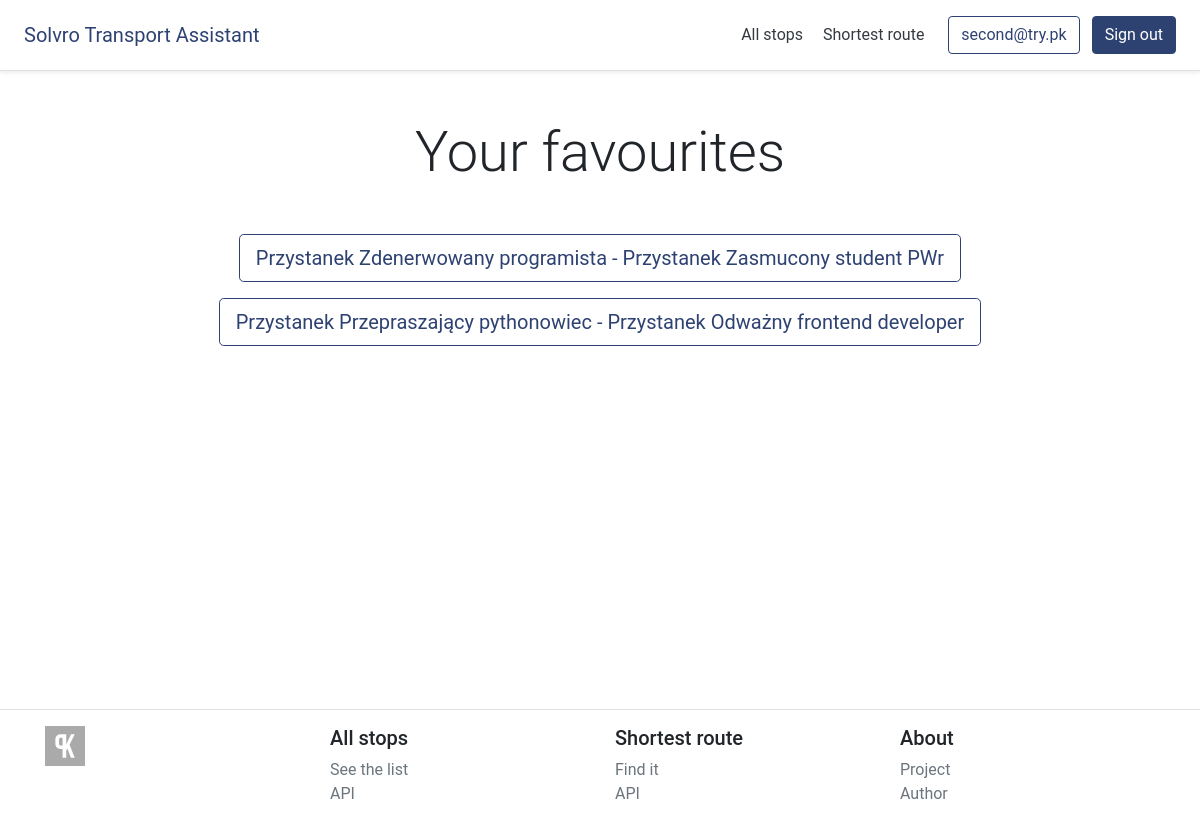
/favourites (signed in), run on the app's committed database.
### users/models.py (models this page shows)
class CustomUser(AbstractBaseUser, PermissionsMixin):
    email = models.EmailField('email', unique=True)
    is_staff = models.BooleanField(default=False)
    is_active = models.BooleanField(default=True)
    date_joined = models.DateTimeField(default=timezone.now)
    USERNAME_FIELD = 'email'
    REQUIRED_FIELDS = []
    objects = CustomUserManager()
    def __str__(self):
        return self.email

### main/models.py (models this page shows, shortened)
class Favourite(models.Model):
    source = models.CharField(max_length=255)
    target = models.CharField(max_length=255)
    user = models.ForeignKey(CustomUser, on_delete=models.CASCADE)

### main/views.py (the view, shortened to what this page needs)
# urls.py: path('favourites', views.favourites, name='favourites'),
@login_required
def favourites(request):
    if request.method == "GET":
        favourites = Favourite.objects.filter(user=request.user)
        return render(
            request, "main/favourites.html", {"favourites": favourites}
        )

### main/templates/main/favourites.html (shortened to what this page needs)
{% extends 'main/base.html' %}
{% block content %}
{% if favourites %}
  <h1 class="display-4 text-center my-5">Your favourites</h1>
  {% for favourite in favourites %}
    <form method="post" action="{% url 'shortest_route' %}">
      <button type="submit" class="btn btn-lg d-block mb-3 mx-auto btn-outline-primary">{{ favourite.source }} - {{ favourite.target }}</button>
    </form>
  {% endfor %}
{% else %}
  <h1 class="display-4 text-center my-5">You don't have any favourites.</h1>
{% endif %}
{% endblock %}

### main/templates/main/base.html (shortened to what this page needs)
{% load static %}
<!doctype html>
<html lang="en">
  <head>
    <link rel="stylesheet" href="{% static 'css/bootstrap.min.css' %}">
    <link rel="stylesheet" href="{% static 'css/app.css' %}">
  </head>
  <body>
    <div class="d-flex flex-column flex-md-row align-items-center p-3 px-md-4 mb-3 bg-white border-bottom shadow-sm">
      <h5 class="my-0 mr-md-auto font-weight-normal"><a href="{% url 'home' %}">Solvro Transport Assistant</a></h5>
      <nav class="my-2 my-md-0 mr-md-3">
        <a class="p-2 text-dark" href="{% url 'stops' %}">All stops</a>
        <a class="p-2 text-dark" href="{% url 'shortest_route' %}">Shortest route</a>
      </nav>
      <nav>
        {% if user.is_authenticated %}
        <a class="btn btn-outline-primary mr-2" href="{% url 'favourites' %}">{{ user }}</a>
        <form class="d-inline" action="{% url 'signout' %}" method="POST">{% csrf_token %}<button type="submit" class="btn btn-primary">Sign out</button></form>
        {% else %}
        <a class="btn btn-outline-primary mr-2" href="{% url 'signup' %}">Create account</a>
        <a class="btn btn-primary" href="{% url 'signin' %}">Sign in</a>
        {% endif %}
      </nav>
    </div>
    <div class="container content">
      {% block content %}{% endblock %}
    </div>
    <footer class="d-flex border-top pt-3">
      <div class="container">
        <div class="row">
          <div class="col-12 col-md mb-3 mb-md-0">
            <a href="https://pawelkolman.github.io" target="_blank">
              <img src="{% static 'img/pk_logo.svg' %}" width="40"/>
            </a>
          </div>
          <div class="col-md">
            <h5>All stops</h5>
            <ul class="list-unstyled text-small">
              <li><a class="text-muted" href="{% url 'stops' %}">See the list</a></li>
              <li><a class="text-muted" href="{% url 'stops_api' %}">API</a></li>
            </ul>
          </div>
          <div class="col-md">
            <h5>Shortest route</h5>
            <ul class="list-unstyled text-small">
              <li><a class="text-muted" href="{% url 'shortest_route' %}">Find it</a></li>
              <li><a class="text-muted" href="{% url 'shortest_route_api' %}">API</a></li>
            </ul>
          </div>
          <div class="col-md">
            <h5>About</h5>
            <ul class="list-unstyled text-small">
              <li><a class="text-muted" href="https://github.com/pawelkolman/SolvroTransportAssistant" target="_blank">Project</a></li>
              <li><a class="text-muted" href="https://pawelkolman.github.io" target="_blank">Author</a></li>
            </ul>
          </div>
        </div>
      </div>
    </footer>
  </body>
</html>

### main/static/css/app.css (style rules this page uses)
.content { min-height: calc(100vh - 210px); }

### data on the page
CustomUser: email "second@try.pk"
Favourite: source "Przystanek Zdenerwowany programista", target "Przystanek Zasmucony student PWr"
Favourite: source "Przystanek Przepraszający pythonowiec", target "Przystanek Odważny frontend developer"
